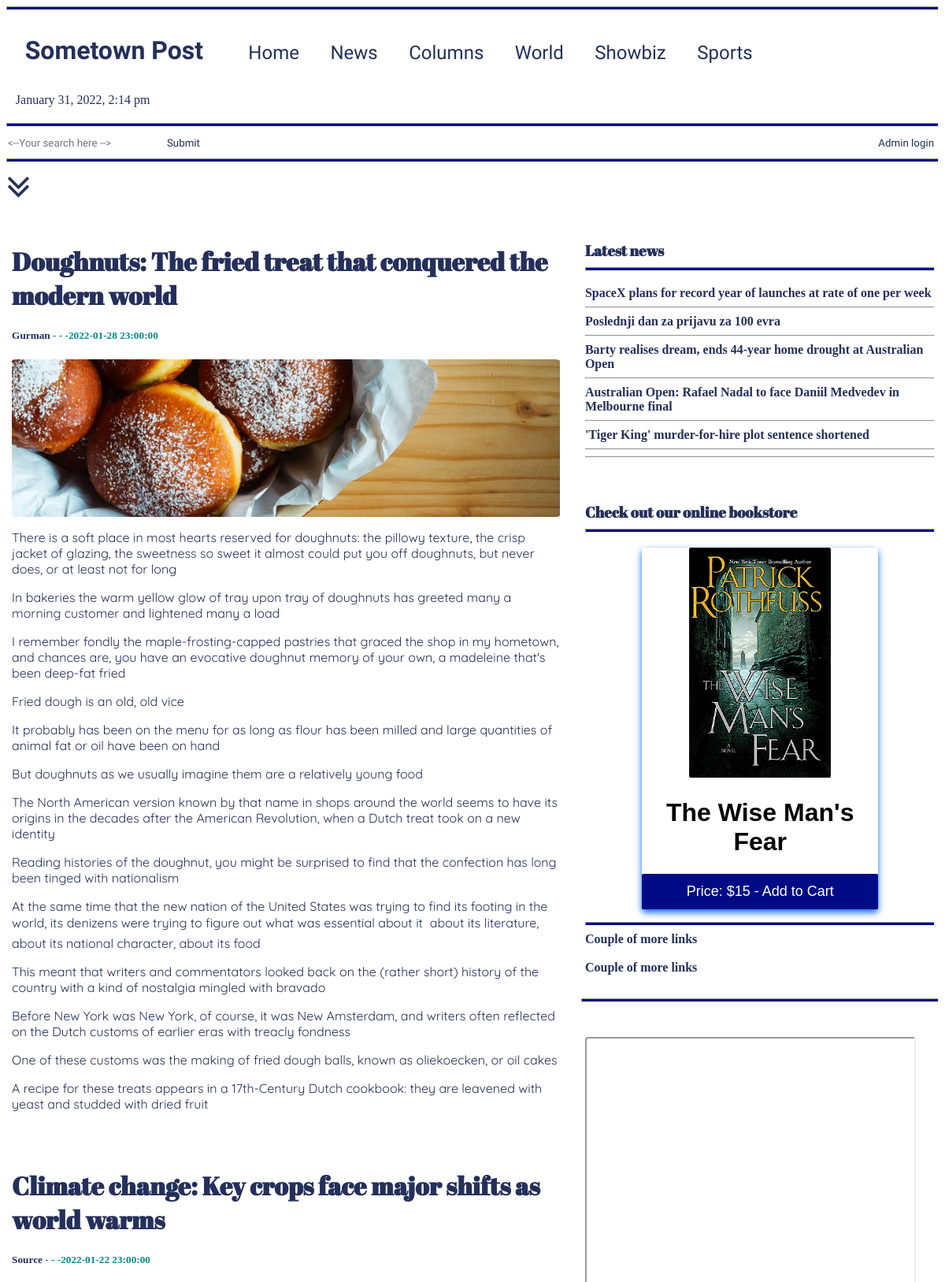
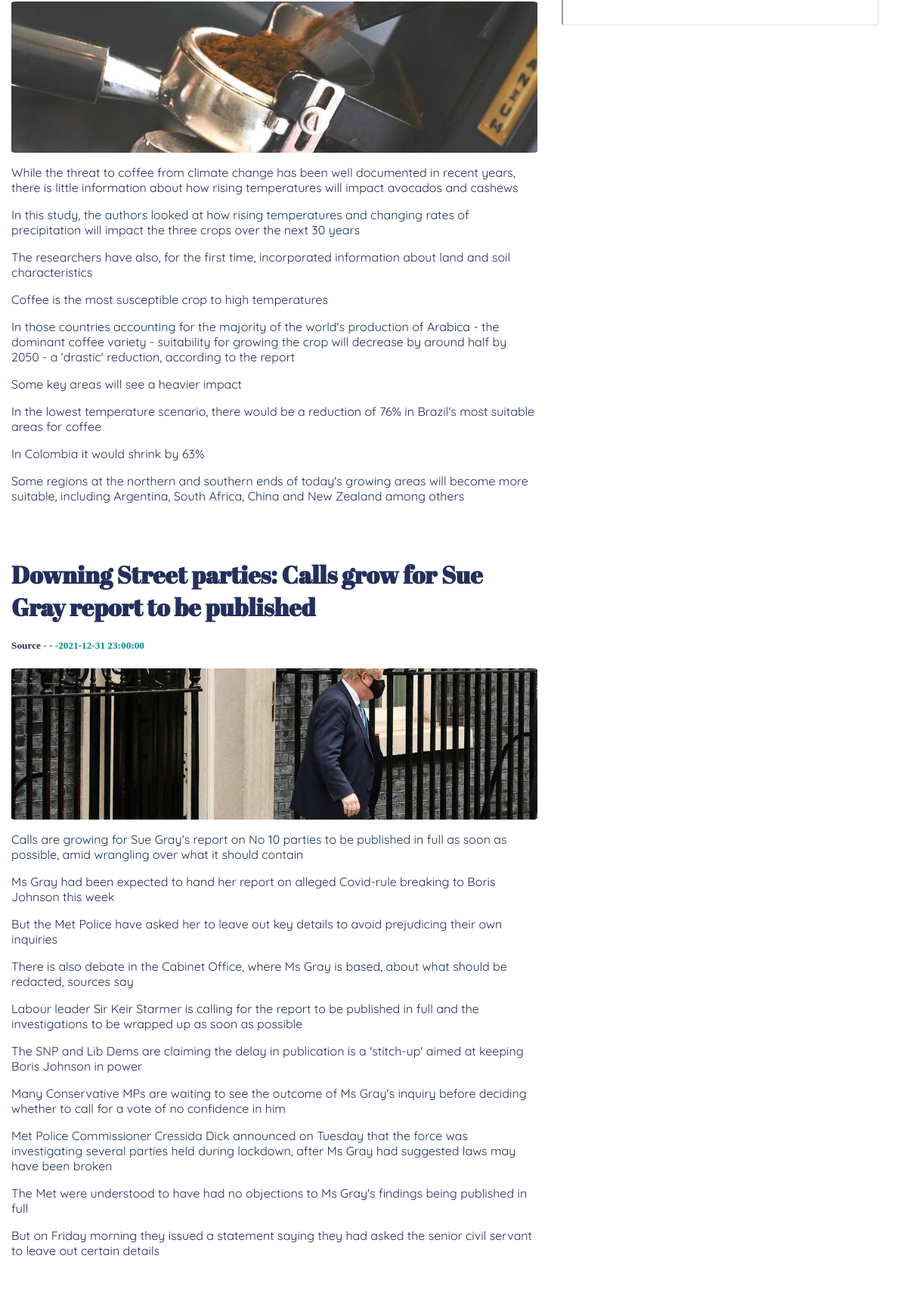
/stranice/columns.php (upper part), run on the app's committed database (2 pictures, top to bottom).
### tables this page shows
CREATE TABLE IF NOT EXISTS `vesti` (
  `id` smallint(6) NOT NULL AUTO_INCREMENT,
  `naslov` tinytext NOT NULL,
  `autor` varchar(50) DEFAULT 'redakcija',
  `tekst` text NOT NULL,
  `izvor` varchar(50) DEFAULT NULL,
  `postavljeno` timestamp NOT NULL DEFAULT CURRENT_TIMESTAMP,
  `photo` text,
  `caption` varchar(100) DEFAULT NULL,
  `comment` tinytext,
  `kategorija` varchar(30) NOT NULL,
  `prioritet` varchar(20) DEFAULT NULL,
  `full_article` text NOT NULL,
  PRIMARY KEY (`id`)
);

CREATE TABLE IF NOT EXISTS `bookstore` (
  `id` int(11) NOT NULL AUTO_INCREMENT,
  `title` varchar(100) NOT NULL,
  `author` varchar(100) NOT NULL,
  `cover` varchar(100) NOT NULL,
  `description` text NOT NULL,
  `price` decimal(5,0) NOT NULL,
  `promoted` tinyint(1) NOT NULL DEFAULT '0',
  PRIMARY KEY (`id`)
);

### config/initdb.php (called while the page is built, shortened)
<?php
class Konekcija
{
    private $connection;
    function __construct()
    {
        $this->connection = new mysqli('localhost', 'root', '', 'glavna_baza');
        $this->connection->query("CREATE DATABASE IF NOT EXISTS `glavna_baza`");
        $this->connection->select_db('glavna_baza');
        $this->connection->query("CREATE TABLE IF NOT EXISTS `vesti` (`id` smallint(6) NOT NULL AUTO_INCREMENT,
        `naslov` tinytext CHARACTER SET utf8 COLLATE utf8_unicode_ci NOT NULL,
        `autor` varchar(50) CHARACTER SET utf8 COLLATE utf8_unicode_ci DEFAULT 'redakcija',
        `tekst` text CHARACTER SET utf8 COLLATE utf8_unicode_ci NOT NULL,
        `izvor` varchar(50) CHARACTER SET utf8 COLLATE utf8_unicode_ci DEFAULT NULL,
        `postavljeno` date NOT NULL,
        `photo` text CHARACTER SET utf8 COLLATE utf8_unicode_ci,
        `caption` varchar(100) COLLATE cp1250_croatian_ci DEFAULT NULL,
        `comment` tinytext CHARACTER SET utf8 COLLATE utf8_unicode_ci,
        `kategorija` varchar(30) CHARACTER SET utf8 COLLATE utf8_unicode_ci NOT NULL,
        `prioritet` varchar(20) CHARACTER SET utf8 COLLATE utf8_unicode_ci DEFAULT NULL,
        `full_article` text COLLATE cp1250_croatian_ci NOT NULL,
        PRIMARY KEY (`id`)) ENGINE=InnoDB AUTO_INCREMENT=7 DEFAULT CHARSET=cp1250 COLLATE=cp1250_croatian_ci");
        $this->connection->query("CREATE TABLE IF NOT EXISTS `admin` ( `id` INT NOT NULL AUTO_INCREMENT , `username` VARCHAR(50) NOT NULL , `password` TEXT NOT NULL , PRIMARY KEY (`id`), UNIQUE `uname` (`username`(50))) ENGINE = innoDB;");
        $this->connection->query("INSERT IGNORE INTO `admin`(`username`,`password`) VALUES ('dragan@admin.com','$2y$10\$aXg0vPcS6tGXeDd/wy5Yhe8v95tktrdbIT41Wapu21eJNGqQZDwC.')");
    }
    function samoNaslovi()
    {
        $query_res = $this->connection->query("SELECT * FROM `vesti` ORDER BY `id` DESC LIMIT 5");
        $result = [];
        foreach ($query_res as $row) {
            array_push($result, $row['id'], $row['naslov']);
        }
        return $result;
    }
    function nizColumni()
    {
        $query_res = $this->connection->query("SELECT * FROM `vesti` WHERE `kategorija` LIKE 'columns' ORDER BY `id` DESC");
        $result = [];
        foreach ($query_res as $row) {
            array_push($result, [$row['id'], $row['naslov'], $row['tekst'], $row['izvor'], $row['postavljeno'], $row['photo'], $row['caption'], $row['comment'], $row['kategorija'], $row['prioritet'], $row['full_article']]);
        }
        return $result;
    }
    function nizKnjiga() {
        $query_res = $this->connection->query("SELECT * FROM `bookstore` WHERE `promoted`=1 ORDER BY `id` DESC LIMIT 1");
        $result = [];
        foreach ($query_res as $row) {
            array_push($result,[$row['id'],$row['title'],$row['author'],$row['cover'],$row['price'],$row['promoted']]);
        }
        return $result;
    }
}
$connection = new Konekcija();

### stranice/columns.php (the view, shortened to what this page needs)
<?php
$niz_columni = $connection->nizColumni();
echo "<div class=\"row\">
<div class=\"leftcolumn\">";
for ($i = 0; $i < count($niz_columni); $i++) {
    echo "
    <div class=\"card\">
        <h1><a href=\"../stranice/vesti.php?id=".$niz_columni[$i][0]."\">".$niz_columni[$i][1]."</a></h1>
      <h5><a href=\"./" . $niz_columni[$i][8] . ".php\">" . $niz_columni[$i][3] . "</a> - - -" . $niz_columni[$i][4] . "</h5>
      <div class=\"img-here\" style=\"height:200px;\"><img style=\"object-fit: cover;\" src='.". $niz_columni[$i][5] . "';
      alt=\"spacex\" width=\"100%\" height=\"100%\"></div>
      <p class=\"category-homepage\"><em>" . $niz_columni[$i][7] . "</em></p>";
      $para = explode(".", $niz_columni[$i][10]);
      foreach($para as $paragraph2){
      echo "<p class=\"category-homepage\">" . $paragraph2 . "</p>";}
      echo "</div>";
}
echo "</div>";
$najnovije = $connection->samoNaslovi();
echo "
<div class=\"rightcolumn\">
    <div class=\"card\">
      <h3><a href=\"./stranice/news.php\">Latest news</a><hr style=\"height:5px; background-color:rgb(2, 11, 134);\"></h3>
      <a href=\"vesti.php?id=".$najnovije[0]."\">".$najnovije[1]."</a><hr>
      <a href=\"vesti.php?id=".$najnovije[2]."\">".$najnovije[3]."</a><hr>
      <a href=\"vesti.php?id=".$najnovije[4]."\">".$najnovije[5]."</a><hr>
      <a href=\"vesti.php?id=".$najnovije[6]."\">".$najnovije[7]."</a><hr>
      <a href=\"vesti.php?id=".$najnovije[8]."\">".$najnovije[9]."</a><hr><hr>
    </div>
    "
    ?>
    <div class="card">
      <div>
      <h3><a href="./stranice/bookstore.php">Check out our online bookstore</a><hr style="height:5px; background-color:rgb(2, 11, 134);"></h3>
    <?php
       $promocija = $connection->nizKnjiga();
        echo " <div class=\"promoted-book\">
        <h3><a href=\"./bookstore.php?id=".$promocija[0][0]."\"><img src=\".".$promocija[0][3]."\" alt=\"WoK2\" style=\"width:60%\"></a></h3>
          <h1>".$promocija[0][1]."</h1>
          <p><form action=\"./bookstore.php\">
          <input type=\"submit\" value=\"Price: $".$promocija[0][4]." - Add to Cart\">
        </form></p>
        </div>
      </div>
      <hr style=\"height:5px; background-color:rgb(2, 11, 134);\">";
    ?>
      <div class="img-here"><a href="#">Couple of more links</a></div><br>
      <div class="img-here"><a href="#">Couple of more links</a></div><br>
    </div>
    <hr style="height:5px; background-color:rgb(2, 11, 134);">
    <div class="card">
      <iframe width="420" height="345" src="https://www.youtube.com/embed/NQwrIlZmXF0">
      </iframe>
    </div>
        </div>
        </div>

### style/style2.css (style rules this page uses)
* { box-sizing: border-box; border-radius: 1%; }
body { background-color: rgb(255, 255, 255); }
.leftcolumn { float: left; width: 60%; }
.rightcolumn { float: left; width: 40%; padding-left: 20px; }
.img-here { width: 100%; }
.card { background-color: rgb(255, 255, 255); padding: 1%; margin-top: 20px; }
.card a { font-weight: bold; }
.row:after { content: ""; display: table; clear: both; }
h1 a { text-decoration: none; color: rgb(36, 47, 91); font-family: 'Abril Fatface', cursive; }
h3 a { text-decoration: none; color: rgb(36, 47, 91); font-family: 'Abril Fatface', cursive; font-weight: bold; }
h5 { color: darkcyan; }
.category-homepage { color: rgb(36, 47, 91); }
a { text-decoration: none; }
.card a { color: rgb(36, 47, 91); }
p { font-family: 'Quicksand', sans-serif !important; }
.promoted-book { box-shadow: 0 4px 8px 0 rgb(0, 102, 255); max-width: 300px; margin: auto; text-align: center; font-family: arial; }
.promoted-book input { border: none; outline: 0; padding: 12px; color: white; background-color: rgb(2, 11, 134); cursor: pointer; width: 100%; font-size: 18px; }

### data on the page
vesti: naslov "Doughnuts: The fried treat that conquered the modern world", izvor "Gurman", postavljeno "2022-01-28 23:00:00", photo (picture), full_article "There is a soft place in most hearts reserved for doughnuts: the pillowy texture, the crisp jacket of glazing, the sweetness so sweet it almost could put you off doughnuts, but never does, or at least not for long", full_article "In bakeries the warm yellow glow of tray upon tray of doughnuts has greeted many a morning customer and lightened many a load", full_article "I remember fondly the maple-frosting-capped pastries that graced the shop in my hometown, and chances are, you have an evocative doughnut memory of your own, a madeleine that's been deep-fat fried", full_article "Fried dough is an old, old vice", full_article "It probably has been on the menu for as long as flour has been milled and large quantities of animal fat or oil have been on hand", full_article "But doughnuts as we usually imagine them are a relatively young food", full_article "The North American version known by that name in shops around the world seems to have its origins in the decades after the American Revolution, when a Dutch treat took on a new identity", full_article "Reading histories of the doughnut, you might be surprised to find that the confection has long been tinged with nationalism", full_article "At the same time that the new nation of the United States was trying to find its footing in the world, its denizens were trying to figure out what was essential about it  about its literature, about its national character, about its food", full_article "This meant that writers and commentators looked back on the (rather short) history of the country with a kind of nostalgia mingled with bravado", full_article "Before New York was New York, of course, it was New Amsterdam, and writers often reflected on the Dutch customs of earlier eras with treacly fondness", full_article "One of these customs was the making of fried dough balls, known as oliekoecken, or oil cakes", full_article "A recipe for these treats appears in a 17th-Century Dutch cookbook: they are leavened with yeast and studded with dried fruit"
vesti: naslov "Climate change: Key crops face major shifts as world warms", izvor "Source", postavljeno "2022-01-22 23:00:00", photo (picture), full_article "While the threat to coffee from climate change has been well documented in recent years, there is little information about how rising temperatures will impact avocados and cashews", full_article "In this study, the authors looked at how rising temperatures and changing rates of precipitation will impact the three crops over the next 30 years", full_article "The researchers have also, for the first time, incorporated information about land and soil characteristics", full_article "Coffee is the most susceptible crop to high temperatures", full_article "In those countries accounting for the majority of the world's production of Arabica - the dominant coffee variety - suitability for growing the crop will decrease by around half by 2050 - a 'drastic' reduction, according to the report", full_article "Some key areas will see a heavier impact", full_article "In the lowest temperature scenario, there would be a reduction of 76% in Brazil's most suitable areas for coffee", full_article "In Colombia it would shrink by 63%", full_article "Some regions at the northern and southern ends of today's growing areas will become more suitable, including Argentina, South Africa, China and New Zealand among others"
vesti: naslov "Downing Street parties: Calls grow for Sue Gray report to be published", izvor "Source", postavljeno "2021-12-31 23:00:00", photo (picture), full_article "Calls are growing for Sue Gray's report on No 10 parties to be published in full as soon as possible, amid wrangling over what it should contain", full_article "Ms Gray had been expected to hand her report on alleged Covid-rule breaking to Boris Johnson this week", full_article "But the Met Police have asked her to leave out key details to avoid prejudicing their own inquiries", full_article "There is also debate in the Cabinet Office, where Ms Gray is based, about what should be redacted, sources say", full_article "Labour leader Sir Keir Starmer is calling for the report to be published in full and the investigations to be wrapped up as soon as possible", full_article "The SNP and Lib Dems are claiming the delay in publication is a 'stitch-up' aimed at keeping Boris Johnson in power", full_article "Many Conservative MPs are waiting to see the outcome of Ms Gray's inquiry before deciding whether to call for a vote of no confidence in him", full_article "Met Police Commissioner Cressida Dick announced on Tuesday that the force was investigating several parties held during lockdown, after Ms Gray had suggested laws may have been broken", full_article "The Met were understood to have had no objections to Ms Gray's findings being published in full", full_article "But on Friday morning they issued a statement saying they had asked the senior civil servant to leave out certain details"
bookstore: cover (picture), title "The Wise Man's Fear", price "Price: $15 - Add to Cart"

### other printed values
$najnovije[1] "SpaceX plans for record year of launches at rate of one per week"
$najnovije[3] "Poslednji dan za prijavu za 100 evra"
$najnovije[5] "Barty realises dream, ends 44-year home drought at Australian Open"
$najnovije[7] "Australian Open: Rafael Nadal to face Daniil Medvedev in Melbourne final"
$najnovije[9] "'Tiger King' murder-for-hire plot sentence shortened"
